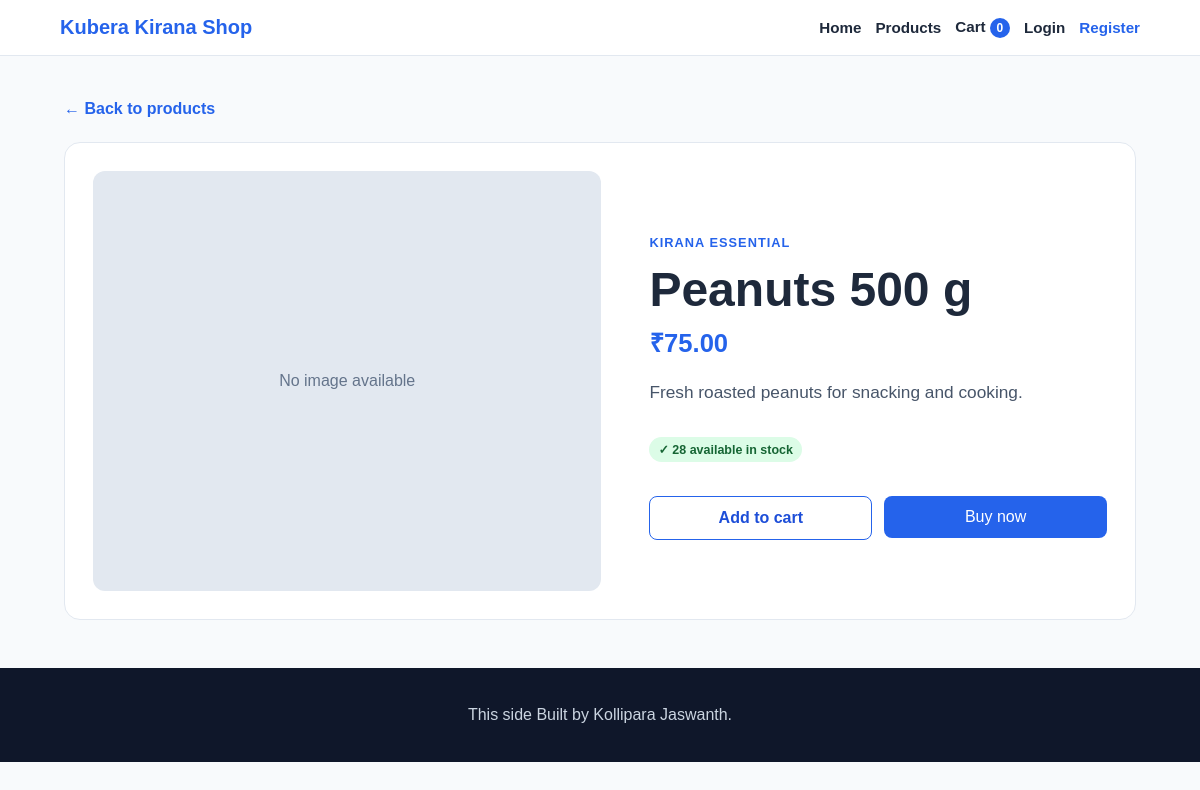
Screenshot of /products/12/ with the database file from the repository.
### store/models.py (models this page shows, shortened)
class Product(models.Model):
    name = models.CharField(max_length=200)
    description = models.TextField()
    price = models.DecimalField(max_digits=10, decimal_places=2)
    image = models.ImageField(upload_to="products/", blank=True, null=True)
    image_url = models.URLField(blank=True)
    stock = models.PositiveIntegerField(default=0)
    created_at = models.DateTimeField(auto_now_add=True)
    class Meta:
        ordering = ["-created_at"]

### store/views.py (the view)
# urls.py: path('products/<int:product_id>/', views.product_detail, name='product_detail'),
def product_detail(request, product_id):
    product = get_object_or_404(Product, id=product_id)
    return render(request, 'store/product_detail.html', {'product': product})

### store/cart.py (called while the page is built)
def get_cart(session):
    return session.get('cart', {})

def cart_count(session):
    return sum(get_cart(session).values())

### store/context_processors.py (called while the page is built)
def cart_data(request):
    return {'cart_count': cart_count(request.session)}

### store/templates/store/product_detail.html (shortened to what this page needs)
{% extends 'store/base.html' %}
{% block content %}
<main class="product-detail-page">
    <a class="back-link" href="{% url 'store:home' %}#products">← Back to products</a>
    <section class="product-detail">
        <div class="detail-image">
            {% if product.image_url %}
                <img src="{{ product.image_url }}" alt="{{ product.name }}">
            {% else %}
                <div class="image-placeholder">No image available</div>
            {% endif %}
        </div>
        <div class="detail-content">
            <p class="eyebrow">KIRANA ESSENTIAL</p>
            <h1>{{ product.name }}</h1>
            <p class="detail-price">₹{{ product.price }}</p>
            <p class="detail-description">{{ product.description }}</p>
            {% if product.stock > 0 %}
                <p class="availability in-stock">✓ {{ product.stock }} available in stock</p>
                <div class="purchase-actions">
                    <form method="post" action="{% url 'store:add_to_cart' product.id %}">
                        <button class="secondary-button" type="submit">Add to cart</button>
                    </form>
                    <form method="post" action="{% url 'store:buy_now' product.id %}">
                        <button class="primary-button buy-now" type="submit">Buy now</button>
                    </form>
                </div>
            {% else %}
                <p class="availability out-of-stock">This product is currently out of stock.</p>
            {% endif %}
        </div>
    </section>
</main>
{% endblock %}

### static/store/css/style.css (style rules this page uses)
:root { font-family: Arial, sans-serif; color: #1e293b; background: #f8fafc; }
* { box-sizing: border-box; }
body { margin: 0; }
a { color: inherit; text-decoration: none; }
main { max-width: 1120px; margin: 0 auto; padding: 0 24px 48px; }
.eyebrow { color: #2563eb; font-weight: 800; letter-spacing: .08em; font-size: .8rem; }
.primary-button { display: inline-block; margin-top: 14px; padding: 12px 20px; border-radius: 8px; background: #2563eb; color: #fff; font-weight: 700; }
.product-card img, .image-placeholder { width: 100%; height: 185px; object-fit: cover; }
.image-placeholder { display: grid; place-items: center; background: #e2e8f0; color: #64748b; }
.product-detail-page { padding-top: 44px; }
.back-link { display: inline-block; margin-bottom: 24px; color: #2563eb; font-weight: 700; }
.product-detail { display: grid; grid-template-columns: minmax(0, 1fr) minmax(320px, .9fr); gap: 48px; align-items: center; padding: 28px; border: 1px solid #e2e8f0; border-radius: 16px; background: #fff; }
.detail-image img, .detail-image .image-placeholder { width: 100%; height: 420px; border-radius: 12px; object-fit: cover; }
.detail-content h1 { margin: 8px 0; font-size: clamp(2rem, 4vw, 3.2rem); }
.detail-price { margin: 0; color: #2563eb; font-size: 1.6rem; font-weight: 800; }
.detail-description { max-width: 540px; color: #475569; line-height: 1.7; font-size: 1.08rem; }
.availability { display: inline-block; padding: 8px 11px; border-radius: 8px; font-weight: 700; }
.purchase-actions { display: flex; gap: 12px; margin-top: 22px; }
.purchase-actions form { flex: 1; }
.purchase-actions button { width: 100%; margin-top: 0; }
.secondary-button { padding: 12px 20px; border: 1px solid #2563eb; border-radius: 8px; background: #fff; color: #1d4ed8; font: inherit; font-weight: 700; cursor: pointer; }
.buy-now { border: 0; cursor: pointer; font: inherit; }
.in-stock, .out-of-stock { padding: 5px 9px; border-radius: 999px; font-size: .78rem; font-weight: 700; }
.in-stock { color: #166534; background: #dcfce7; }

### rows the page displays
Product: name "Peanuts 500 g", price "75.00", description "Fresh roasted peanuts for snacking and cooking.", stock "28"

### other values shown
{{ cart_count }} "0"
